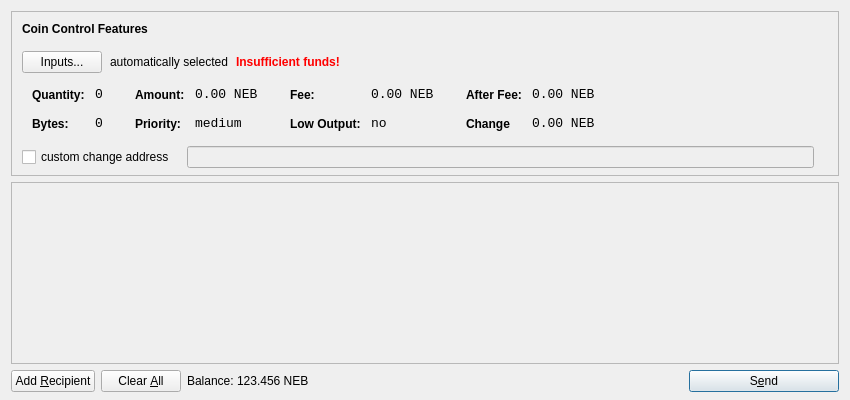
<?xml version="1.0" encoding="UTF-8"?>
<ui version="4.0">
 <class>SendCoinsDialog</class>
 <widget class="QDialog" name="SendCoinsDialog">
  <property name="geometry">
   <rect>
    <x>0</x>
    <y>0</y>
    <width>850</width>
    <height>400</height>
   </rect>
  </property>
  <property name="windowTitle">
   <string>Send Coins</string>
  </property>
  <layout class="QVBoxLayout" name="verticalLayout" stretch="0,1,0">
   <property name="bottomMargin">
    <number>8</number>
   </property>
   <item>
    <widget class="QFrame" name="frameCoinControl">
     <property name="sizePolicy">
      <sizepolicy hsizetype="Expanding" vsizetype="Expanding">
       <horstretch>0</horstretch>
       <verstretch>0</verstretch>
      </sizepolicy>
     </property>
     <property name="maximumSize">
      <size>
       <width>16777215</width>
       <height>16777215</height>
      </size>
     </property>
     <property name="frameShape">
      <enum>QFrame::StyledPanel</enum>
     </property>
     <property name="frameShadow">
      <enum>QFrame::Sunken</enum>
     </property>
     <layout class="QVBoxLayout" name="verticalLayoutCoinControl2">
      <property name="spacing">
       <number>-1</number>
      </property>
      <property name="leftMargin">
       <number>0</number>
      </property>
      <property name="topMargin">
       <number>0</number>
      </property>
      <property name="rightMargin">
       <number>0</number>
      </property>
      <property name="bottomMargin">
       <number>6</number>
      </property>
      <item>
       <layout class="QVBoxLayout" name="verticalLayoutCoinControl" stretch="0,0,0,0,1">
        <property name="spacing">
         <number>0</number>
        </property>
        <property name="leftMargin">
         <number>10</number>
        </property>
        <property name="topMargin">
         <number>10</number>
        </property>
        <item>
         <layout class="QHBoxLayout" name="horizontalLayoutCoinControl1">
          <property name="bottomMargin">
           <number>15</number>
          </property>
          <item>
           <widget class="QLabel" name="labelCoinControlFeatures">
            <property name="sizePolicy">
             <sizepolicy hsizetype="Preferred" vsizetype="Maximum">
              <horstretch>0</horstretch>
              <verstretch>0</verstretch>
             </sizepolicy>
            </property>
            <property name="font">
             <font>
              <weight>75</weight>
              <bold>true</bold>
             </font>
            </property>
            <property name="styleSheet">
             <string notr="true">font-weight:bold;</string>
            </property>
            <property name="text">
             <string>Coin Control Features</string>
            </property>
           </widget>
          </item>
         </layout>
        </item>
        <item>
         <layout class="QHBoxLayout" name="horizontalLayoutCoinControl2" stretch="0,0,0,0">
          <property name="spacing">
           <number>8</number>
          </property>
          <property name="bottomMargin">
           <number>10</number>
          </property>
          <item>
           <widget class="QPushButton" name="pushButtonCoinControl">
            <property name="styleSheet">
             <string notr="true"/>
            </property>
            <property name="text">
             <string>Inputs...</string>
            </property>
           </widget>
          </item>
          <item>
           <widget class="QLabel" name="labelCoinControlAutomaticallySelected">
            <property name="text">
             <string>automatically selected</string>
            </property>
            <property name="margin">
             <number>5</number>
            </property>
           </widget>
          </item>
          <item>
           <widget class="QLabel" name="labelCoinControlInsuffFunds">
            <property name="font">
             <font>
              <weight>75</weight>
              <bold>true</bold>
             </font>
            </property>
            <property name="styleSheet">
             <string notr="true">color:red;font-weight:bold;</string>
            </property>
            <property name="text">
             <string>Insufficient funds!</string>
            </property>
            <property name="margin">
             <number>5</number>
            </property>
           </widget>
          </item>
          <item>
           <spacer name="horizontalSpacerCoinControl">
            <property name="orientation">
             <enum>Qt::Horizontal</enum>
            </property>
            <property name="sizeHint" stdset="0">
             <size>
              <width>40</width>
              <height>1</height>
             </size>
            </property>
           </spacer>
          </item>
         </layout>
        </item>
        <item>
         <widget class="QWidget" name="widgetCoinControl" native="true">
          <property name="sizePolicy">
           <sizepolicy hsizetype="Preferred" vsizetype="Preferred">
            <horstretch>0</horstretch>
            <verstretch>0</verstretch>
           </sizepolicy>
          </property>
          <property name="minimumSize">
           <size>
            <width>0</width>
            <height>0</height>
           </size>
          </property>
          <property name="styleSheet">
           <string notr="true"/>
          </property>
          <layout class="QHBoxLayout" name="horizontalLayoutCoinControl5">
           <property name="margin">
            <number>0</number>
           </property>
           <item>
            <layout class="QHBoxLayout" name="horizontalLayoutCoinControl3" stretch="0,0,0,1">
             <property name="spacing">
              <number>20</number>
             </property>
             <property name="topMargin">
              <number>0</number>
             </property>
             <property name="bottomMargin">
              <number>10</number>
             </property>
             <item>
              <layout class="QFormLayout" name="formLayoutCoinControl1">
               <property name="horizontalSpacing">
                <number>10</number>
               </property>
               <property name="verticalSpacing">
                <number>14</number>
               </property>
               <property name="leftMargin">
                <number>10</number>
               </property>
               <property name="topMargin">
                <number>4</number>
               </property>
               <property name="rightMargin">
                <number>6</number>
               </property>
               <item row="0" column="0">
                <widget class="QLabel" name="labelCoinControlQuantityText">
                 <property name="styleSheet">
                  <string notr="true">font-weight:bold;</string>
                 </property>
                 <property name="text">
                  <string>Quantity:</string>
                 </property>
                 <property name="margin">
                  <number>0</number>
                 </property>
                </widget>
               </item>
               <item row="0" column="1">
                <widget class="QLabel" name="labelCoinControlQuantity">
                 <property name="font">
                  <font>
                   <family>Monospace</family>
                   <pointsize>10</pointsize>
                  </font>
                 </property>
                 <property name="cursor">
                  <cursorShape>IBeamCursor</cursorShape>
                 </property>
                 <property name="contextMenuPolicy">
                  <enum>Qt::ActionsContextMenu</enum>
                 </property>
                 <property name="text">
                  <string>0</string>
                 </property>
                 <property name="margin">
                  <number>0</number>
                 </property>
                 <property name="textInteractionFlags">
                  <set>Qt::LinksAccessibleByMouse|Qt::TextSelectableByKeyboard|Qt::TextSelectableByMouse</set>
                 </property>
                </widget>
               </item>
               <item row="1" column="0">
                <widget class="QLabel" name="labelCoinControlBytesText">
                 <property name="styleSheet">
                  <string notr="true">font-weight:bold;</string>
                 </property>
                 <property name="text">
                  <string>Bytes:</string>
                 </property>
                </widget>
               </item>
               <item row="1" column="1">
                <widget class="QLabel" name="labelCoinControlBytes">
                 <property name="font">
                  <font>
                   <family>Monospace</family>
                   <pointsize>10</pointsize>
                  </font>
                 </property>
                 <property name="cursor">
                  <cursorShape>IBeamCursor</cursorShape>
                 </property>
                 <property name="contextMenuPolicy">
                  <enum>Qt::ActionsContextMenu</enum>
                 </property>
                 <property name="text">
                  <string>0</string>
                 </property>
                 <property name="textInteractionFlags">
                  <set>Qt::LinksAccessibleByMouse|Qt::TextSelectableByKeyboard|Qt::TextSelectableByMouse</set>
                 </property>
                </widget>
               </item>
              </layout>
             </item>
             <item>
              <layout class="QFormLayout" name="formLayoutCoinControl2">
               <property name="horizontalSpacing">
                <number>10</number>
               </property>
               <property name="verticalSpacing">
                <number>14</number>
               </property>
               <property name="leftMargin">
                <number>6</number>
               </property>
               <property name="topMargin">
                <number>4</number>
               </property>
               <property name="rightMargin">
                <number>6</number>
               </property>
               <item row="0" column="0">
                <widget class="QLabel" name="labelCoinControlAmountText">
                 <property name="styleSheet">
                  <string notr="true">font-weight:bold;</string>
                 </property>
                 <property name="text">
                  <string>Amount:</string>
                 </property>
                 <property name="margin">
                  <number>0</number>
                 </property>
                </widget>
               </item>
               <item row="0" column="1">
                <widget class="QLabel" name="labelCoinControlAmount">
                 <property name="font">
                  <font>
                   <family>Monospace</family>
                   <pointsize>10</pointsize>
                  </font>
                 </property>
                 <property name="cursor">
                  <cursorShape>IBeamCursor</cursorShape>
                 </property>
                 <property name="contextMenuPolicy">
                  <enum>Qt::ActionsContextMenu</enum>
                 </property>
                 <property name="text">
                  <string>0.00 NEB</string>
                 </property>
                 <property name="textInteractionFlags">
                  <set>Qt::LinksAccessibleByMouse|Qt::TextSelectableByKeyboard|Qt::TextSelectableByMouse</set>
                 </property>
                </widget>
               </item>
               <item row="1" column="0">
                <widget class="QLabel" name="labelCoinControlPriorityText">
                 <property name="styleSheet">
                  <string notr="true">font-weight:bold;</string>
                 </property>
                 <property name="text">
                  <string>Priority:</string>
                 </property>
                </widget>
               </item>
               <item row="1" column="1">
                <widget class="QLabel" name="labelCoinControlPriority">
                 <property name="font">
                  <font>
                   <family>Monospace</family>
                   <pointsize>10</pointsize>
                  </font>
                 </property>
                 <property name="cursor">
                  <cursorShape>IBeamCursor</cursorShape>
                 </property>
                 <property name="contextMenuPolicy">
                  <enum>Qt::ActionsContextMenu</enum>
                 </property>
                 <property name="text">
                  <string>medium</string>
                 </property>
                 <property name="textInteractionFlags">
                  <set>Qt::LinksAccessibleByMouse|Qt::TextSelectableByKeyboard|Qt::TextSelectableByMouse</set>
                 </property>
                </widget>
               </item>
              </layout>
             </item>
             <item>
              <layout class="QFormLayout" name="formLayoutCoinControl3">
               <property name="horizontalSpacing">
                <number>10</number>
               </property>
               <property name="verticalSpacing">
                <number>14</number>
               </property>
               <property name="leftMargin">
                <number>6</number>
               </property>
               <property name="topMargin">
                <number>4</number>
               </property>
               <property name="rightMargin">
                <number>6</number>
               </property>
               <item row="0" column="0">
                <widget class="QLabel" name="labelCoinControlFeeText">
                 <property name="styleSheet">
                  <string notr="true">font-weight:bold;</string>
                 </property>
                 <property name="text">
                  <string>Fee:</string>
                 </property>
                 <property name="margin">
                  <number>0</number>
                 </property>
                </widget>
               </item>
               <item row="0" column="1">
                <widget class="QLabel" name="labelCoinControlFee">
                 <property name="font">
                  <font>
                   <family>Monospace</family>
                   <pointsize>10</pointsize>
                  </font>
                 </property>
                 <property name="cursor">
                  <cursorShape>IBeamCursor</cursorShape>
                 </property>
                 <property name="contextMenuPolicy">
                  <enum>Qt::ActionsContextMenu</enum>
                 </property>
                 <property name="text">
                  <string>0.00 NEB</string>
                 </property>
                 <property name="textInteractionFlags">
                  <set>Qt::LinksAccessibleByMouse|Qt::TextSelectableByKeyboard|Qt::TextSelectableByMouse</set>
                 </property>
                </widget>
               </item>
               <item row="1" column="0">
                <widget class="QLabel" name="labelCoinControlLowOutputText">
                 <property name="styleSheet">
                  <string notr="true">font-weight:bold;</string>
                 </property>
                 <property name="text">
                  <string>Low Output:</string>
                 </property>
                </widget>
               </item>
               <item row="1" column="1">
                <widget class="QLabel" name="labelCoinControlLowOutput">
                 <property name="font">
                  <font>
                   <family>Monospace</family>
                   <pointsize>10</pointsize>
                  </font>
                 </property>
                 <property name="cursor">
                  <cursorShape>IBeamCursor</cursorShape>
                 </property>
                 <property name="contextMenuPolicy">
                  <enum>Qt::ActionsContextMenu</enum>
                 </property>
                 <property name="text">
                  <string>no</string>
                 </property>
                 <property name="textInteractionFlags">
                  <set>Qt::LinksAccessibleByMouse|Qt::TextSelectableByKeyboard|Qt::TextSelectableByMouse</set>
                 </property>
                </widget>
               </item>
              </layout>
             </item>
             <item>
              <layout class="QFormLayout" name="formLayoutCoinControl4">
               <property name="horizontalSpacing">
                <number>10</number>
               </property>
               <property name="verticalSpacing">
                <number>14</number>
               </property>
               <property name="leftMargin">
                <number>6</number>
               </property>
               <property name="topMargin">
                <number>4</number>
               </property>
               <property name="rightMargin">
                <number>6</number>
               </property>
               <item row="0" column="0">
                <widget class="QLabel" name="labelCoinControlAfterFeeText">
                 <property name="styleSheet">
                  <string notr="true">font-weight:bold;</string>
                 </property>
                 <property name="text">
                  <string>After Fee:</string>
                 </property>
                 <property name="margin">
                  <number>0</number>
                 </property>
                </widget>
               </item>
               <item row="0" column="1">
                <widget class="QLabel" name="labelCoinControlAfterFee">
                 <property name="font">
                  <font>
                   <family>Monospace</family>
                   <pointsize>10</pointsize>
                  </font>
                 </property>
                 <property name="cursor">
                  <cursorShape>IBeamCursor</cursorShape>
                 </property>
                 <property name="contextMenuPolicy">
                  <enum>Qt::ActionsContextMenu</enum>
                 </property>
                 <property name="text">
                  <string>0.00 NEB</string>
                 </property>
                 <property name="textInteractionFlags">
                  <set>Qt::LinksAccessibleByMouse|Qt::TextSelectableByKeyboard|Qt::TextSelectableByMouse</set>
                 </property>
                </widget>
               </item>
               <item row="1" column="0">
                <widget class="QLabel" name="labelCoinControlChangeText">
                 <property name="styleSheet">
                  <string notr="true">font-weight:bold;</string>
                 </property>
                 <property name="text">
                  <string>Change</string>
                 </property>
                </widget>
               </item>
               <item row="1" column="1">
                <widget class="QLabel" name="labelCoinControlChange">
                 <property name="font">
                  <font>
                   <family>Monospace</family>
                   <pointsize>10</pointsize>
                  </font>
                 </property>
                 <property name="cursor">
                  <cursorShape>IBeamCursor</cursorShape>
                 </property>
                 <property name="contextMenuPolicy">
                  <enum>Qt::ActionsContextMenu</enum>
                 </property>
                 <property name="text">
                  <string>0.00 NEB</string>
                 </property>
                 <property name="textInteractionFlags">
                  <set>Qt::LinksAccessibleByMouse|Qt::TextSelectableByKeyboard|Qt::TextSelectableByMouse</set>
                 </property>
                </widget>
               </item>
              </layout>
             </item>
            </layout>
           </item>
          </layout>
         </widget>
        </item>
        <item>
         <layout class="QHBoxLayout" name="horizontalLayoutCoinControl4" stretch="0,0,0">
          <property name="spacing">
           <number>12</number>
          </property>
          <property name="sizeConstraint">
           <enum>QLayout::SetDefaultConstraint</enum>
          </property>
          <property name="topMargin">
           <number>5</number>
          </property>
          <property name="rightMargin">
           <number>5</number>
          </property>
          <item>
           <widget class="QCheckBox" name="checkBoxCoinControlChange">
            <property name="text">
             <string>custom change address</string>
            </property>
           </widget>
          </item>
          <item>
           <widget class="QLineEdit" name="lineEditCoinControlChange">
            <property name="enabled">
             <bool>false</bool>
            </property>
            <property name="sizePolicy">
             <sizepolicy hsizetype="Expanding" vsizetype="Fixed">
              <horstretch>0</horstretch>
              <verstretch>0</verstretch>
             </sizepolicy>
            </property>
           </widget>
          </item>
          <item>
           <widget class="QLabel" name="labelCoinControlChangeLabel">
            <property name="sizePolicy">
             <sizepolicy hsizetype="Preferred" vsizetype="Expanding">
              <horstretch>0</horstretch>
              <verstretch>0</verstretch>
             </sizepolicy>
            </property>
            <property name="minimumSize">
             <size>
              <width>0</width>
              <height>0</height>
             </size>
            </property>
            <property name="text">
             <string/>
            </property>
            <property name="margin">
             <number>3</number>
            </property>
           </widget>
          </item>
         </layout>
        </item>
        <item>
         <spacer name="verticalSpacerCoinControl">
          <property name="orientation">
           <enum>Qt::Vertical</enum>
          </property>
          <property name="sizeHint" stdset="0">
           <size>
            <width>800</width>
            <height>1</height>
           </size>
          </property>
         </spacer>
        </item>
       </layout>
      </item>
     </layout>
    </widget>
   </item>
   <item>
    <widget class="QScrollArea" name="scrollArea">
     <property name="widgetResizable">
      <bool>true</bool>
     </property>
     <widget class="QWidget" name="scrollAreaWidgetContents">
      <property name="geometry">
       <rect>
        <x>0</x>
        <y>0</y>
        <width>830</width>
        <height>165</height>
       </rect>
      </property>
      <layout class="QVBoxLayout" name="verticalLayout_2">
       <property name="margin">
        <number>0</number>
       </property>
       <item>
        <layout class="QVBoxLayout" name="entries">
         <property name="spacing">
          <number>6</number>
         </property>
        </layout>
       </item>
       <item>
        <spacer name="verticalSpacer">
         <property name="orientation">
          <enum>Qt::Vertical</enum>
         </property>
         <property name="sizeHint" stdset="0">
          <size>
           <width>20</width>
           <height>40</height>
          </size>
         </property>
        </spacer>
       </item>
      </layout>
     </widget>
    </widget>
   </item>
   <item>
    <layout class="QHBoxLayout" name="horizontalLayout">
     <item>
      <widget class="QPushButton" name="addButton">
       <property name="toolTip">
        <string>Send to multiple recipients at once</string>
       </property>
       <property name="text">
        <string>Add &amp;Recipient</string>
       </property>
       <property name="icon">
        <iconset resource="../bitcoin.qrc">
         <normaloff>:/icons/add</normaloff>:/icons/add</iconset>
       </property>
       <property name="autoDefault">
        <bool>false</bool>
       </property>
      </widget>
     </item>
     <item>
      <widget class="QPushButton" name="clearButton">
       <property name="sizePolicy">
        <sizepolicy hsizetype="Minimum" vsizetype="Fixed">
         <horstretch>0</horstretch>
         <verstretch>0</verstretch>
        </sizepolicy>
       </property>
       <property name="toolTip">
        <string>Remove all transaction fields</string>
       </property>
       <property name="text">
        <string>Clear &amp;All</string>
       </property>
       <property name="icon">
        <iconset resource="../bitcoin.qrc">
         <normaloff>:/icons/remove</normaloff>:/icons/remove</iconset>
       </property>
       <property name="autoRepeatDelay">
        <number>300</number>
       </property>
       <property name="autoDefault">
        <bool>false</bool>
       </property>
      </widget>
     </item>
     <item>
      <layout class="QHBoxLayout" name="horizontalLayout_2">
       <property name="spacing">
        <number>3</number>
       </property>
       <item>
        <widget class="QLabel" name="label">
         <property name="sizePolicy">
          <sizepolicy hsizetype="Preferred" vsizetype="Fixed">
           <horstretch>0</horstretch>
           <verstretch>0</verstretch>
          </sizepolicy>
         </property>
         <property name="text">
          <string>Balance:</string>
         </property>
        </widget>
       </item>
       <item>
        <widget class="QLabel" name="labelBalance">
         <property name="sizePolicy">
          <sizepolicy hsizetype="Preferred" vsizetype="Fixed">
           <horstretch>0</horstretch>
           <verstretch>0</verstretch>
          </sizepolicy>
         </property>
         <property name="cursor">
          <cursorShape>IBeamCursor</cursorShape>
         </property>
         <property name="text">
          <string>123.456 NEB</string>
         </property>
         <property name="textInteractionFlags">
          <set>Qt::LinksAccessibleByMouse|Qt::TextSelectableByKeyboard|Qt::TextSelectableByMouse</set>
         </property>
        </widget>
       </item>
      </layout>
     </item>
     <item>
      <spacer name="horizontalSpacer">
       <property name="orientation">
        <enum>Qt::Horizontal</enum>
       </property>
       <property name="sizeHint" stdset="0">
        <size>
         <width>40</width>
         <height>20</height>
        </size>
       </property>
      </spacer>
     </item>
     <item>
      <widget class="QPushButton" name="sendButton">
       <property name="minimumSize">
        <size>
         <width>150</width>
         <height>0</height>
        </size>
       </property>
       <property name="toolTip">
        <string>Confirm the send action</string>
       </property>
       <property name="text">
        <string>S&amp;end</string>
       </property>
       <property name="icon">
        <iconset resource="../bitcoin.qrc">
         <normaloff>:/icons/send</normaloff>:/icons/send</iconset>
       </property>
       <property name="default">
        <bool>true</bool>
       </property>
      </widget>
     </item>
    </layout>
   </item>
  </layout>
 </widget>
 <resources>
  <include location="../bitcoin.qrc"/>
 </resources>
 <connections/>
</ui>
